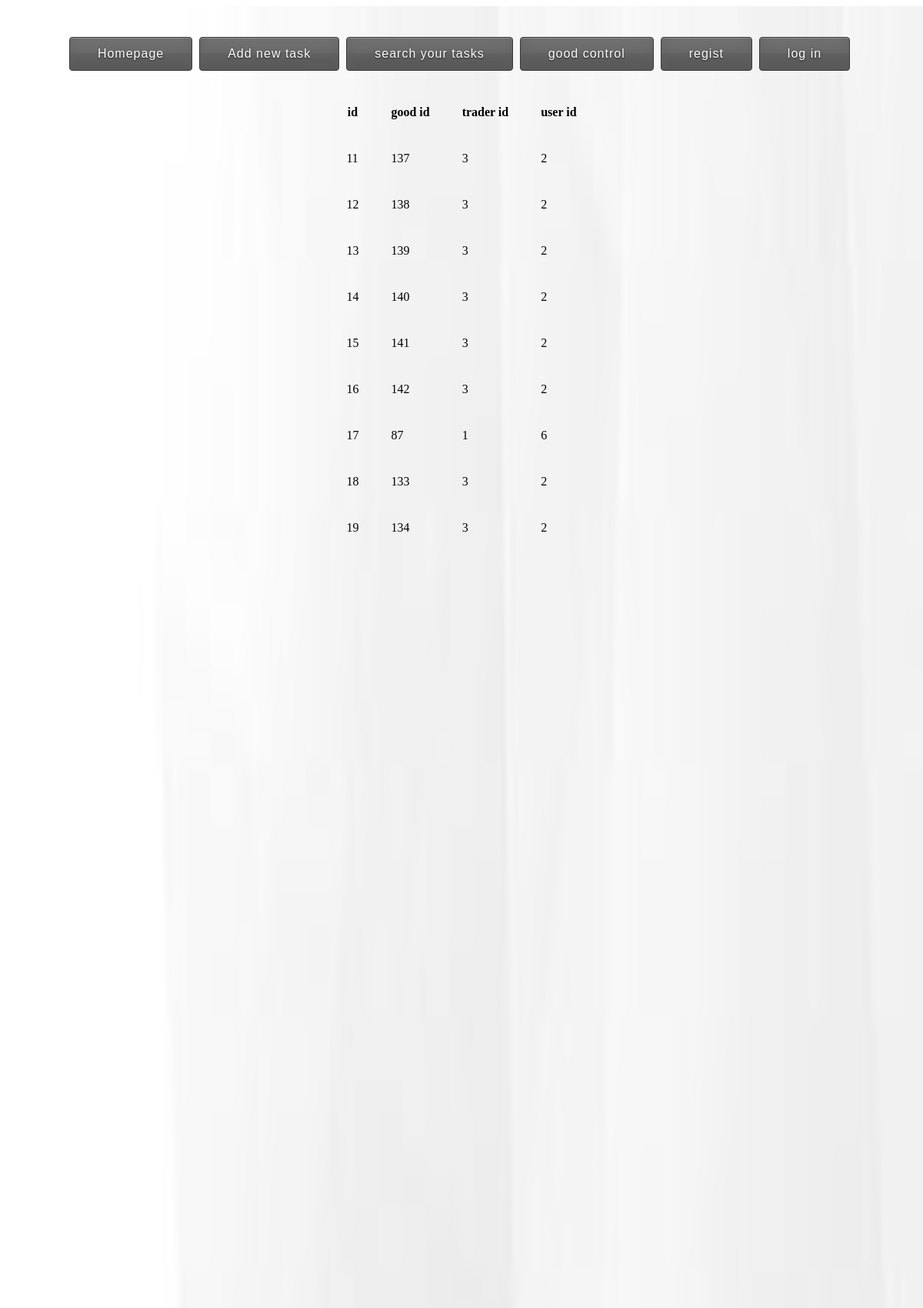
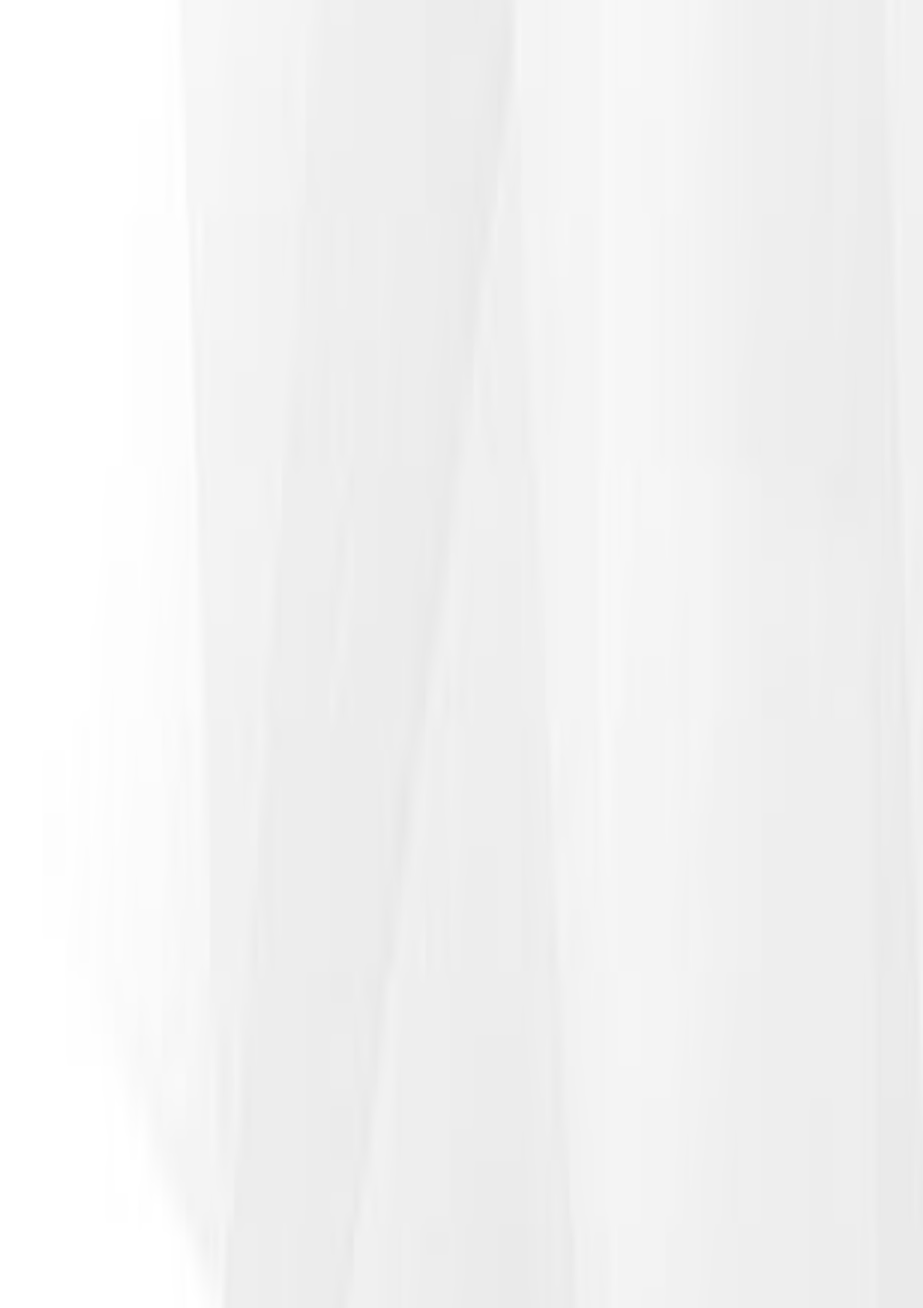
The page /record (upper part) on the database its author committed (2 pictures, top to bottom).
### app/unit test/app/models.py (models this page shows)
class record(db.Model):
    id = db.Column(db.Integer, primary_key=True,autoincrement = True)
    goodid=db.Column(db.Integer)
    traderid = db.Column(db.Integer)
    userid= db.Column(db.Integer)

### app/unit test/app/views.py (the view)
@app.route('/record')
def record():
    return render_template('record.html', Users =models.record.query.all() )

### app/unit test/app/templates/record.html (shortened to what this page needs)
<html>
<head>
    <link rel="stylesheet" href="/static/css/main.css">
</head>
<body>
  <div id='picid'>
        <img src="{{ url_for('static', filename='image/page.jpg') }}" width="100%" height="100%" />
  </div>
<a  href="\main" style='color:rgb(195, 70, 30); text-decoration: none;'>
<button>Homepage</button>
</a>
<a  href="\create" style='color:rgb(195, 70, 30); text-decoration: none;'>
<button >Add new task</button>
</a>
<a  href="\search" style='color:rgb(195, 70, 30); text-decoration: none;'>
<button >search your tasks</button>
</a>
{%if not trader%}
<a  href="\goodlist" style='color:rgb(195, 70, 30); text-decoration: none;'>
<button >good control</button>
</a>
{%endif%}
<a  href="\" style='color:rgb(195, 70, 30); text-decoration: none;'>
<button >regist</button>
</a>
<a  href="\login" style='color:rgb(195, 70, 30); text-decoration: none;'>
<button >log in</button>
</a>
<br><br>
<div id=d1>
<table  cellpadding="20">
   <thead>
      <tr>
        <th>id</th>
        <th>good id</th>
        <th>trader id</th>
        <th>user id</th>
      </tr>
   </thead>
   <tbody>
      {% for p in Users %}
         <tr>
            <td>{{ p.id }}</td>
            <td>{{ p.goodid }}</td>
             <td>{{ p.traderid }}</td>
             <td>{{ p.userid }}</td>
         </tr>
      {% endfor %}
   </tbody>
</table>
</div>
</body>
</html>

### app/unit test/app/static/css/main.css (style rules this page uses)
body { text-align: center; }
button { min-height: 1.5em; display: inline-block; padding: 12px 36px; margin: 40px 5px 5px 0px; cursor: pointer; opacity: 0.9; color: #FFF; font-size: 1em; letter-spacing: 1px; text-shadow: rgba(0,0,0,0.9) 0px 1px 2px; background: #434343; border: 1px solid #242424; -webkit-border-radius: 4px; -khtml-border-radius: 4px; -moz-border-radius: 4px; -o-border-radius: 4px; border-radius: 4px; -webkit-box-shadow: rgba(255,255,255,0.25) 0px 1px 0px, inset rgba(255,255,255,0.25) 0px 1px 0px, inset rgba(0,0,0,0.25) 0px 0px 0px, inset rgba(255,255,255,0.03) 0px 20px 0px, inset rgba(0,0,0,0.15) 0px -20px 20px, inset rgba(255,255,255,0.05) 0px 20px 20px; -khtml-box-shadow: rgba(255,255,255,0.25) 0px 1px 0px, inset rgba(255,255,255,0.25) 0px 1px 0px, inset rgba(0,0,0,0.25) 0px 0px 0px, inset rgba(255,255,255,0.03) 0px 20px 0px, inset rgba(0,0,0,0.15) 0px -20px 20px, inset rgba(255,255,255,0.05) 0px 20px 20px; -moz-box-shadow: rgba(255,255,255,0.25) 0px 1px 0px, inset rgba(255,255,255,0.25) 0px 1px 0px, inset rgba(0,0,0,0.25) 0px 0px 0px, inset rgba(255,255,255,0.03) 0px 20px 0px, inset rgba(0,0,0,0.15) 0px -20px 20px, inset rgba(255,255,255,0.05) 0px 20px 20px; -o-box-shadow: rgba(255,255,255,0.25) 0px 1px 0px, inset rgba(255,255,255,0.25) 0px 1px 0px, inset rgba(0,0,0,0.25) 0px 0px 0px, inset rgba(255,255,255,0.03) 0px 20px 0px, inset rgba(0,0,0,0.15) 0px -20px 20px, inset rgba(255,255,255,0.05) 0px 20px 20px; box-shadow: rgba(255,255,255,0.25) 0px 1px 0px, inset rgba(255,255,255,0.25) 0px 1px 0px, inset rgba(0,0,0,0.25) 0px 0px 0px, inset rgba(255,255,255,0.03) 0px 20px 0px, inset rgba(0,0,0,0.15) 0px -20px 20px, inset rgba(255,255,255,0.05) 0px 20px 20px; -webkit-transition: all 0.1s linear; -khtml-transition: all 0.1s linear; -moz-transition: all 0.1s linear; -o-transition: all 0.1s linear; transition: all 0.1s linear; }
button { background: #555; }
table { color:black; margin: auto; }
#picid { position:absolute; z-index:-1; width:100%; height:300%; }
#d1 { text-align: center; }

### rows shown on the page
record: id "11", goodid "137", traderid "3", userid "2"
record: id "12", goodid "138", traderid "3", userid "2"
record: id "13", goodid "139", traderid "3", userid "2"
record: id "14", goodid "140", traderid "3", userid "2"
record: id "15", goodid "141", traderid "3", userid "2"
record: id "16", goodid "142", traderid "3", userid "2"
record: id "17", goodid "87", traderid "1", userid "6"
record: id "18", goodid "133", traderid "3", userid "2"
record: id "19", goodid "134", traderid "3", userid "2"
